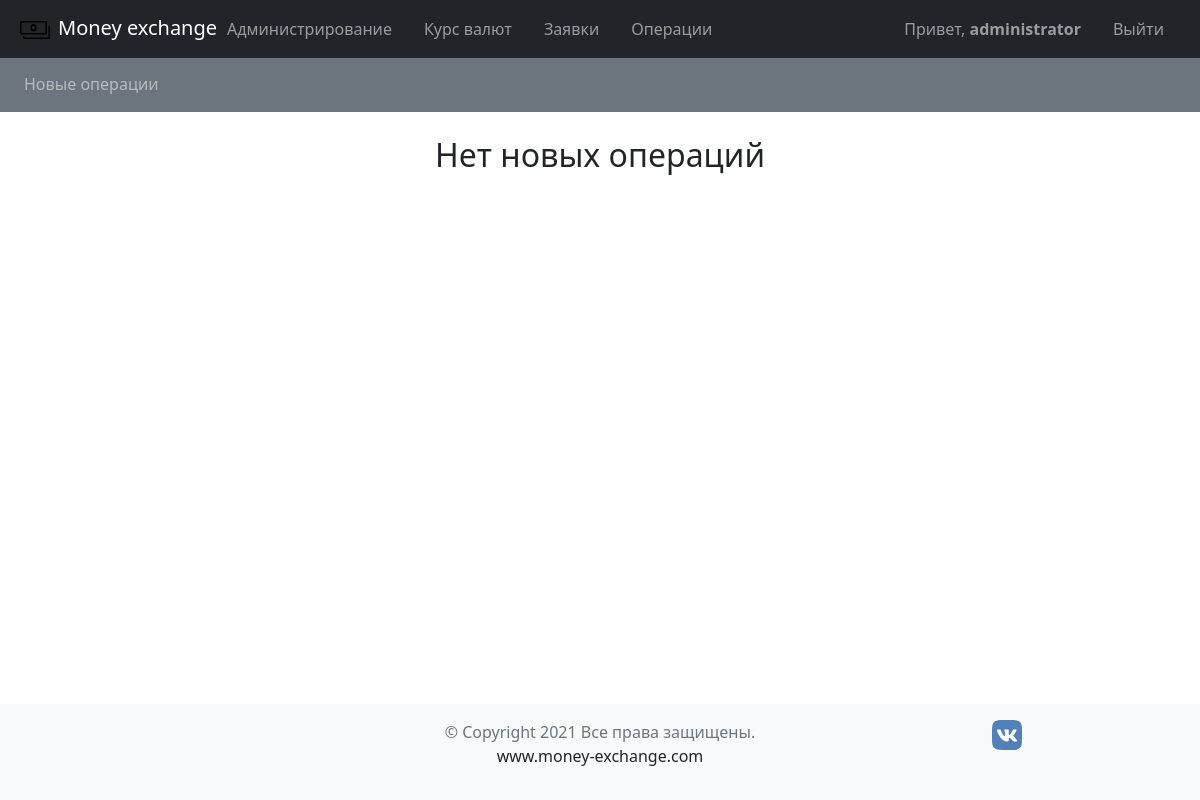
The page /orders/get_new_operations/ (signed in) on the database as committed earlier.
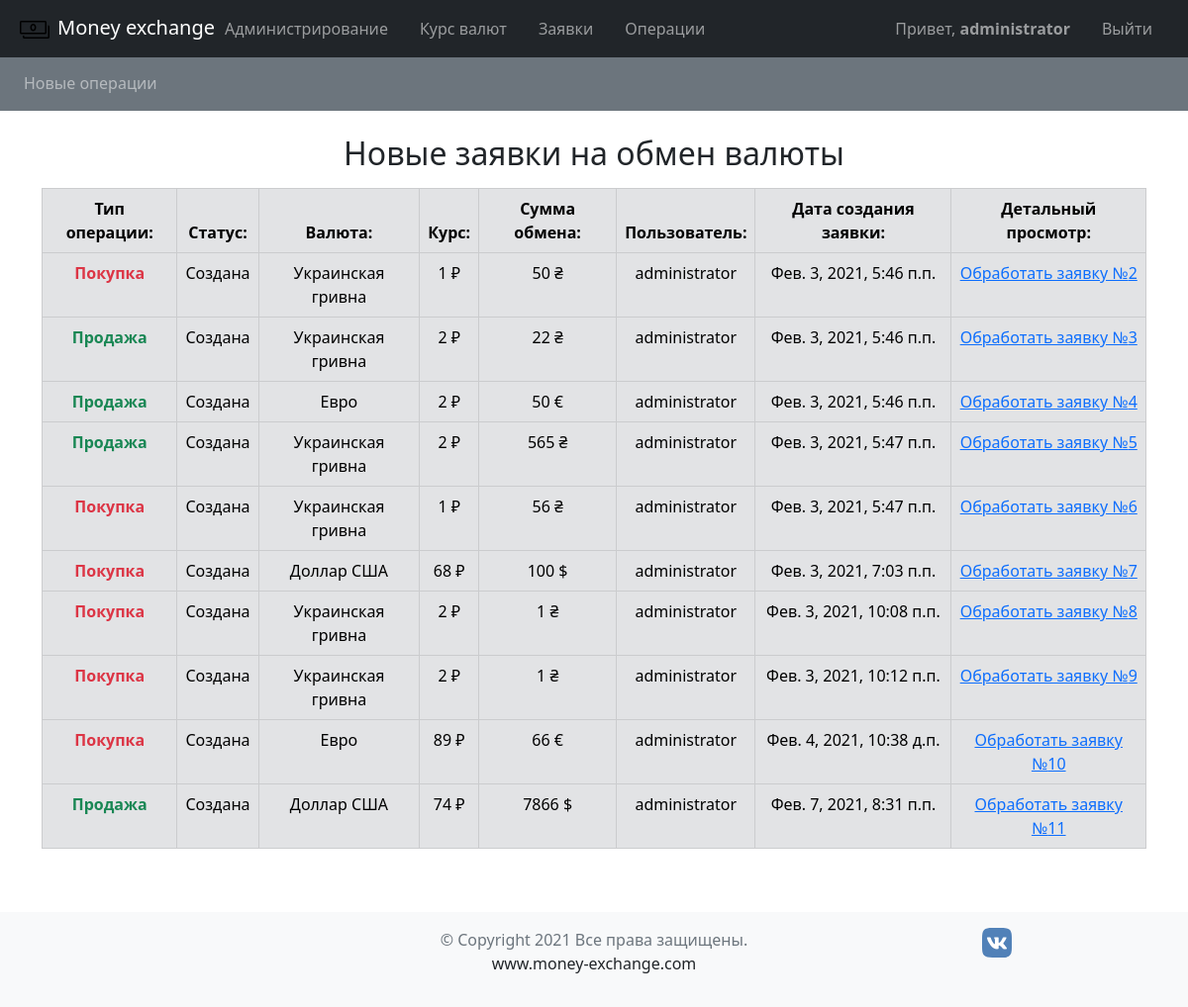
The same page on the database as committed later.
### orders/models.py (models this page shows, shortened)
class Operation(models.Model):
    order = models.OneToOneField(
        Order,
        on_delete=models.CASCADE,
        verbose_name='Заказ'
        )
    operator = models.ForeignKey(
        'users.User',
        on_delete=models.SET_NULL, null=True,
        verbose_name='Оператор'
        )
    rate = models.PositiveIntegerField(
        verbose_name='Курс валюты'
        )
    update_at = models.DateTimeField(
        auto_now=True,
        editable=False,
        verbose_name='Дата обработки заявки'
        )
    status = models.CharField(
        choices=OPERATION_STATUS,
        auto_created='created', max_length=20,
        verbose_name='Статус операции'
        )
    class Meta():
        verbose_name = 'Операция'
        verbose_name_plural = 'Операции'

class Order(models.Model):
    user = models.ForeignKey(
        'users.User',
        on_delete=models.SET_NULL, null=True,
        verbose_name='Пользователь'
        )
    currency = models.ForeignKey(
        'currency.Currency',
        on_delete=models.SET_NULL, null=True,
        verbose_name='Валюта'
        )
    amount = models.PositiveIntegerField(
        verbose_name='Сумма',
        )
    created_at = models.DateTimeField(
        auto_now_add=True,
        editable=False, verbose_name='Дата заявки'
        )
    operation_type = models.CharField(
        max_length=10,
        choices=TYPE_STATUS, verbose_name='Тип операции'
        )
    class Meta():
        verbose_name = 'Заказ'
        verbose_name_plural = 'Заказы'

### currency/models.py (models this page shows, shortened)
class Currency(models.Model):
    name = models.CharField(
        max_length=30, unique=True,
        verbose_name='Наименование'
        )
    short_name = models.CharField(
        max_length=20, unique=True,
        verbose_name='Короткое наименование'
        )
    symbol = models.CharField(
        max_length=20, unique=True,
        verbose_name='Символ'
        )
    rate_sell = models.FloatField(
        default=1, verbose_name='Курс продажи'
        )
    rate_buy = models.FloatField(
        default=1, verbose_name='Курс покупки')
    class Meta():
        verbose_name = 'Валюта'
        verbose_name_plural = 'Валюта'

### users/models.py (models this page shows)
class User(AbstractUser):
    name_regex = RegexValidator(
        regex=r'^[a-zA-Zа-яА-Я]{2,20}$',
        message="Некорректное значение, используете буквы А-я, A-z"
        )
    phone_regex = RegexValidator(
        regex=r'^\+?1?\d{8,12}$',
        message="Некорректный номер телефона"
        )
    document_id_regex = RegexValidator(
        regex=r'^\d{7,15}$',
        message="Некорректный номер документа (7-15 цифр)"
        )
    first_name = models.CharField(
        verbose_name='Имя',
        max_length=20, blank=False,
        null=False, validators=[name_regex]
        )
    last_name = models.CharField(
        verbose_name='Фамилия',
        max_length=20, blank=False,
        null=False, validators=[name_regex]
        )
    phone_number = models.CharField(
        verbose_name='Номер телефона',
        unique=True, validators=[phone_regex],
        max_length=12, blank=False
        )
    document_id = models.CharField(
        validators=(document_id_regex,),
        verbose_name='Номер документа',
        unique=True, max_length=20
        )
    gender = models.CharField(
        verbose_name='Пол',
        choices=GEN_CHOICES, max_length=10, blank=False,
        null=False, default='Мужчина'
        )
    email = models.EmailField(
        unique=True, blank=False, null=False,
        )
    class Meta:
        verbose_name = 'Пользователь'
        verbose_name_plural = 'Пользователи'
        db_table = 'auth_user'

### orders/views.py (the view)
# urls.py: path('get_new_operations/', views.get_new_operations, name='get_new_operations'),
@permission_required('orders.change_operation')
@login_required
def get_new_operations(request):
    operations = Operation.objects.filter(operator=None)
    return render(request, 'orders/new_operations.html', {'operations': operations})

### templates/orders/new_operations.html (shortened to what this page needs)
{% extends "base.html" %}
{% block content %}
{% include "inc/_operationsmenu.html" %}
<div class="container">
  {% if not operations %}
  <h2 class="mt-4 text-center">Нет новых операций</h2>
  {% else %}
  <h2 class="mt-4 text-center">Новые заявки на обмен валюты</h2>
  <table class="table mt-3 table-secondary table-bordered text-center">
    <thead class="text-center">
      <tr>
        <th scope="col">Тип операции:</th>
        <th scope="col">Статус:</th>
        <th scope="col">Валюта:</th>
        <th scope="col">Курс:</th>
        <th scope="col">Сумма обмена:</th>
        <th scope="col">Пользователь:</th>
        <th scope="col">Дата создания заявки:</th>
        <th scope="col">Детальный просмотр:</th>
      </tr>
    </thead>
{% for operation in operations %}
  <tbody>
    <tr>
      <th class=
      {% if operation.order.operation_type == "Sell" %}
      'text-success'
      {% else %}
      'text-danger'
      {% endif %}
      >{{ operation.order.get_operation_type_display }}</th>
      <td>{{operation.get_status_display}}</td>
      <td>{{operation.order.currency.name}}</td>
      <td>{{operation.rate}} ₽</td>
      <td>{{operation.order.amount}} {{operation.order.currency.symbol}}</td>
      <td>{{operation.order.user.username}}</td>
      <td>{{operation.order.created_at}}</td>
      <td><a href='{% url 'get_operation_by_id' id=operation.id %}'>Обработать заявку №{{operation.id}}</a></td>
    </tr>
  </tbody>
{% endfor %}
  </table>
  {% endif %}
</div>
{% endblock content %}

Rows that differ between the two databases and show on the page:
now on this page (row edited): Operation: order.operation_type "Покупка", status "Создана", order.currency.name "Украинская гривна", rate "1", order.amount "50", order.currency.symbol "₴", order.user.username "administrator", order.created_at "Фев. 3, 2021, 5:46 п.п.", id "2"
added Operation: order.operation_type "Продажа", status "Создана", order.currency.name "Украинская гривна", rate "2", order.amount "22", order.currency.symbol "₴", order.user.username "administrator", order.created_at "Фев. 3, 2021, 5:46 п.п.", id "3"
added Operation: order.operation_type "Продажа", status "Создана", order.currency.name "Евро", rate "2", order.amount "50", order.currency.symbol "€", order.user.username "administrator", order.created_at "Фев. 3, 2021, 5:46 п.п.", id "4"
added Operation: order.operation_type "Продажа", status "Создана", order.currency.name "Украинская гривна", rate "2", order.amount "565", order.currency.symbol "₴", order.user.username "administrator", order.created_at "Фев. 3, 2021, 5:47 п.п.", id "5"
added Operation: order.operation_type "Покупка", status "Создана", order.currency.name "Украинская гривна", rate "1", order.amount "56", order.currency.symbol "₴", order.user.username "administrator", order.created_at "Фев. 3, 2021, 5:47 п.п.", id "6"
added Operation: order.operation_type "Покупка", status "Создана", order.currency.name "Доллар США", rate "68", order.amount "100", order.currency.symbol "$", order.user.username "administrator", order.created_at "Фев. 3, 2021, 7:03 п.п.", id "7"
added Operation: order.operation_type "Покупка", status "Создана", order.currency.name "Украинская гривна", rate "2", order.amount "1", order.currency.symbol "₴", order.user.username "administrator", order.created_at "Фев. 3, 2021, 10:08 п.п.", id "8"
added Operation: order.operation_type "Покупка", status "Создана", order.currency.name "Украинская гривна", rate "2", order.amount "1", order.currency.symbol "₴", order.user.username "administrator", order.created_at "Фев. 3, 2021, 10:12 п.п.", id "9"
added Operation: order.operation_type "Покупка", status "Создана", order.currency.name "Евро", rate "89", order.amount "66", order.currency.symbol "€", order.user.username "administrator", order.created_at "Фев. 4, 2021, 10:38 д.п.", id "10"
added Operation: order.operation_type "Продажа", status "Создана", order.currency.name "Доллар США", rate "74", order.amount "7866", order.currency.symbol "$", order.user.username "administrator", order.created_at "Фев. 7, 2021, 8:31 п.п.", id "11"
Other text that changed with them:
text no longer shown: "Нет новых операций"
text now shown: "Новые заявки на обмен валюты Тип операции: Статус: Валюта: Курс: Сумма обмена: Пользователь: Дата создания заявки: Детальный просмотр:"
